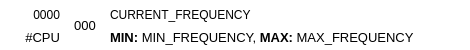
<?xml version="1.0" encoding="UTF-8"?>
<ui version="4.0">
 <class>cyclwdgt</class>
 <widget class="QWidget" name="cyclwdgt">
  <property name="geometry">
   <rect>
    <x>0</x>
    <y>0</y>
    <width>470</width>
    <height>50</height>
   </rect>
  </property>
  <property name="sizePolicy">
   <sizepolicy hsizetype="Fixed" vsizetype="Fixed">
    <horstretch>0</horstretch>
    <verstretch>0</verstretch>
   </sizepolicy>
  </property>
  <property name="minimumSize">
   <size>
    <width>470</width>
    <height>50</height>
   </size>
  </property>
  <property name="maximumSize">
   <size>
    <width>470</width>
    <height>50</height>
   </size>
  </property>
  <property name="windowTitle">
   <string>Form</string>
  </property>
  <property name="styleSheet">
   <string notr="true">background: transparent;</string>
  </property>
  <widget class="QLabel" name="cyclcurt">
   <property name="geometry">
    <rect>
     <x>110</x>
     <y>5</y>
     <width>355</width>
     <height>20</height>
    </rect>
   </property>
   <property name="sizePolicy">
    <sizepolicy hsizetype="Fixed" vsizetype="Fixed">
     <horstretch>0</horstretch>
     <verstretch>0</verstretch>
    </sizepolicy>
   </property>
   <property name="minimumSize">
    <size>
     <width>355</width>
     <height>20</height>
    </size>
   </property>
   <property name="maximumSize">
    <size>
     <width>355</width>
     <height>20</height>
    </size>
   </property>
   <property name="styleSheet">
    <string notr="true">font: 15pt &quot;JetBrains Mono&quot;;</string>
   </property>
   <property name="text">
    <string>CURRENT_FREQUENCY</string>
   </property>
  </widget>
  <widget class="QChartView" name="cyclgraf">
   <property name="geometry">
    <rect>
     <x>65</x>
     <y>5</y>
     <width>40</width>
     <height>40</height>
    </rect>
   </property>
   <property name="sizePolicy">
    <sizepolicy hsizetype="Fixed" vsizetype="Fixed">
     <horstretch>0</horstretch>
     <verstretch>0</verstretch>
    </sizepolicy>
   </property>
   <property name="maximumSize">
    <size>
     <width>40</width>
     <height>40</height>
    </size>
   </property>
   <property name="styleSheet">
    <string notr="true">border: none;</string>
   </property>
  </widget>
  <widget class="QLabel" name="cyclxtra">
   <property name="geometry">
    <rect>
     <x>110</x>
     <y>30</y>
     <width>355</width>
     <height>15</height>
    </rect>
   </property>
   <property name="sizePolicy">
    <sizepolicy hsizetype="Fixed" vsizetype="Fixed">
     <horstretch>0</horstretch>
     <verstretch>0</verstretch>
    </sizepolicy>
   </property>
   <property name="minimumSize">
    <size>
     <width>355</width>
     <height>15</height>
    </size>
   </property>
   <property name="maximumSize">
    <size>
     <width>355</width>
     <height>15</height>
    </size>
   </property>
   <property name="font">
    <font>
     <pointsize>10</pointsize>
     <italic>false</italic>
     <bold>false</bold>
    </font>
   </property>
   <property name="styleSheet">
    <string notr="true">font: 10pt &quot;Inter&quot;;</string>
   </property>
   <property name="text">
    <string>&lt;html&gt;&lt;head/&gt;&lt;body&gt;&lt;p&gt;&lt;span style=&quot; font-weight:700;&quot;&gt;MIN:&lt;/span&gt; MIN_FREQUENCY, &lt;span style=&quot; font-weight:700;&quot;&gt;MAX:&lt;/span&gt; MAX_FREQUENCY&lt;/p&gt;&lt;/body&gt;&lt;/html&gt;</string>
   </property>
  </widget>
  <widget class="QLabel" name="cyclperc">
   <property name="geometry">
    <rect>
     <x>70</x>
     <y>10</y>
     <width>30</width>
     <height>30</height>
    </rect>
   </property>
   <property name="sizePolicy">
    <sizepolicy hsizetype="Fixed" vsizetype="Fixed">
     <horstretch>0</horstretch>
     <verstretch>0</verstretch>
    </sizepolicy>
   </property>
   <property name="minimumSize">
    <size>
     <width>30</width>
     <height>30</height>
    </size>
   </property>
   <property name="maximumSize">
    <size>
     <width>30</width>
     <height>30</height>
    </size>
   </property>
   <property name="font">
    <font>
     <pointsize>10</pointsize>
     <italic>false</italic>
     <bold>false</bold>
    </font>
   </property>
   <property name="styleSheet">
    <string notr="true">font: 10pt &quot;JetBrains Mono&quot;;</string>
   </property>
   <property name="text">
    <string>000</string>
   </property>
   <property name="alignment">
    <set>Qt::AlignCenter</set>
   </property>
  </widget>
  <widget class="QLabel" name="cyclnumb">
   <property name="geometry">
    <rect>
     <x>5</x>
     <y>5</y>
     <width>55</width>
     <height>20</height>
    </rect>
   </property>
   <property name="sizePolicy">
    <sizepolicy hsizetype="Fixed" vsizetype="Fixed">
     <horstretch>0</horstretch>
     <verstretch>0</verstretch>
    </sizepolicy>
   </property>
   <property name="minimumSize">
    <size>
     <width>55</width>
     <height>20</height>
    </size>
   </property>
   <property name="maximumSize">
    <size>
     <width>55</width>
     <height>20</height>
    </size>
   </property>
   <property name="styleSheet">
    <string notr="true">font: 15pt &quot;JetBrains Mono&quot;;</string>
   </property>
   <property name="frameShape">
    <enum>QFrame::NoFrame</enum>
   </property>
   <property name="text">
    <string>0000</string>
   </property>
   <property name="alignment">
    <set>Qt::AlignRight|Qt::AlignTrailing|Qt::AlignVCenter</set>
   </property>
  </widget>
  <widget class="QLabel" name="cycllabl">
   <property name="geometry">
    <rect>
     <x>5</x>
     <y>30</y>
     <width>55</width>
     <height>15</height>
    </rect>
   </property>
   <property name="sizePolicy">
    <sizepolicy hsizetype="Fixed" vsizetype="Fixed">
     <horstretch>0</horstretch>
     <verstretch>0</verstretch>
    </sizepolicy>
   </property>
   <property name="minimumSize">
    <size>
     <width>55</width>
     <height>15</height>
    </size>
   </property>
   <property name="maximumSize">
    <size>
     <width>55</width>
     <height>15</height>
    </size>
   </property>
   <property name="font">
    <font>
     <pointsize>10</pointsize>
     <italic>false</italic>
     <bold>false</bold>
    </font>
   </property>
   <property name="styleSheet">
    <string notr="true">font: 10pt &quot;Inter&quot;;</string>
   </property>
   <property name="text">
    <string>#CPU</string>
   </property>
   <property name="alignment">
    <set>Qt::AlignRight|Qt::AlignTrailing|Qt::AlignVCenter</set>
   </property>
  </widget>
 </widget>
 <customwidgets>
  <customwidget>
   <class>QChartView</class>
   <extends>QGraphicsView</extends>
   <header>PyQt5.QtChart</header>
  </customwidget>
 </customwidgets>
 <resources/>
 <connections/>
</ui>
